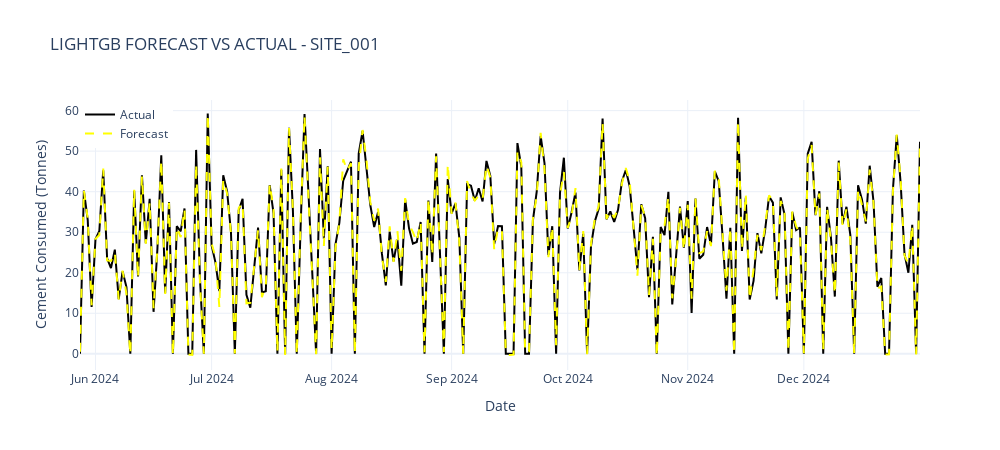

Notebook source saved alongside this figure:
### Code cell
#visualisation Random Forest Forecast Vs actual
import plotly.graph_objects as go


fig = go.Figure()

# Actual Values
fig.add_trace(go.Scatter(
    x=y_test.index,
    y=y_test,
    mode='lines',
    name="Actual",
    line=dict(color='black')
))

# Forecast Values
fig.add_trace(go.Scatter(
    x=y_test.index,
    y=y_pred,
    mode='lines',
    name='Forecast',
    line=dict(color='yellow',dash='dash')
))

# Layout
fig.update_layout(
    title=f'LIGHTGB FORECAST VS ACTUAL - {site_id}',
    xaxis_title="Date",
    yaxis_title="Cement Consumed (Tonnes)",
    legend=dict(x=0, y=1),
    template='plotly_white',
    width=1000,
    height=450
)

fig.show()

### Figure 1 — Plotly figure (JSON) as saved in the notebook; plotly's stock layout.template omitted (floating-point values rounded to 4 significant figures; data arrays with more than 128 entries replaced by an {"elided": "..."} marker saying what was removed)
{"data": [{"line": {"color": "black"}, "mode": "lines", "name": "Actual", "type": "scatter", "x": {"elided": "218 str values"}, "y": {"elided": "218 float values"}}, {"line": {"color": "yellow", "dash": "dash"}, "mode": "lines", "name": "Forecast", "type": "scatter", "x": {"elided": "218 str values"}, "y": {"elided": "218 float values"}}], "layout": {"height": 450, "legend": {"x": 0, "y": 1}, "title": {"text": "LIGHTGB FORECAST VS ACTUAL - SITE_001"}, "width": 1000, "xaxis": {"autorange": true, "range": ["2024-05-28", "2024-12-31"], "title": {"text": "Date"}, "type": "date"}, "yaxis": {"autorange": true, "range": [-3.995, 62.62], "title": {"text": "Cement Consumed (Tonnes)"}, "type": "linear"}}}
